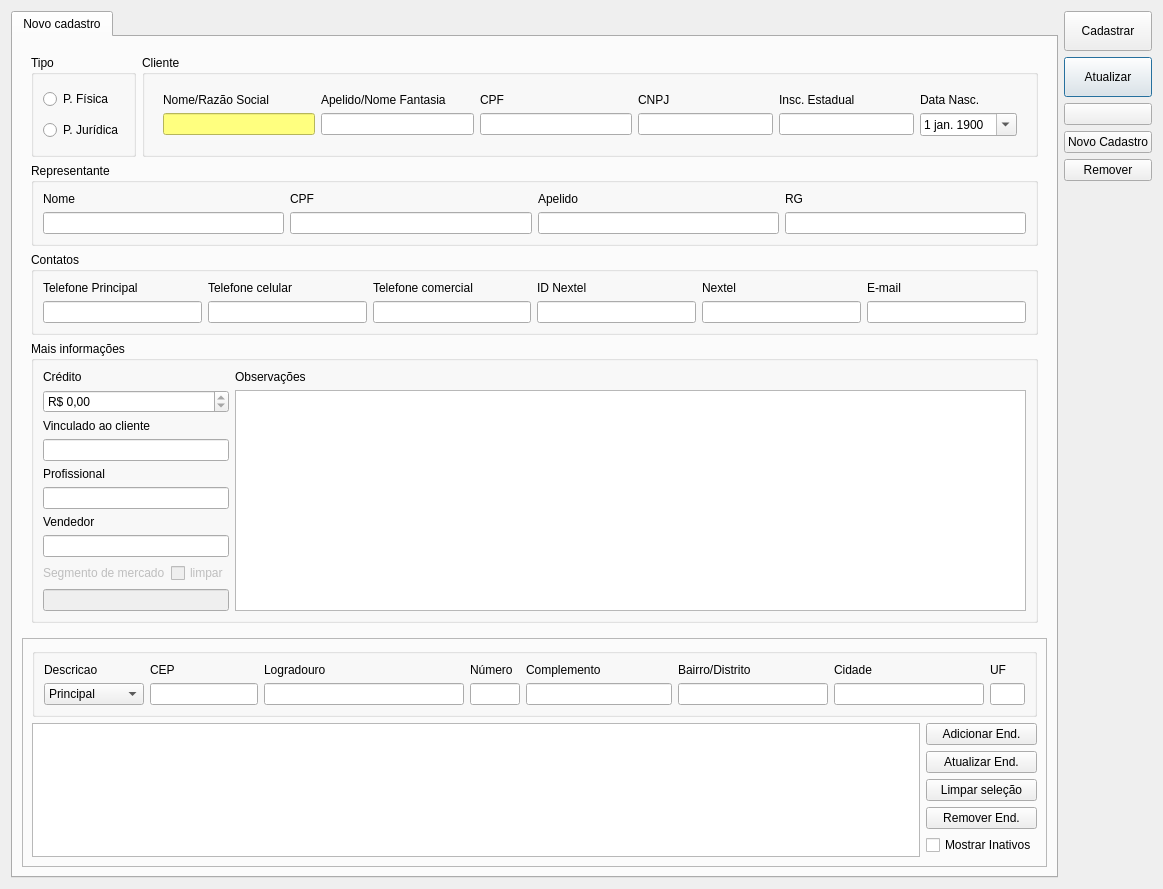
<?xml version="1.0" encoding="UTF-8"?>
<ui version="4.0">
 <class>CadastroCliente</class>
 <widget class="QDialog" name="CadastroCliente">
  <property name="windowModality">
   <enum>Qt::NonModal</enum>
  </property>
  <property name="geometry">
   <rect>
    <x>0</x>
    <y>0</y>
    <width>1163</width>
    <height>865</height>
   </rect>
  </property>
  <property name="windowTitle">
   <string>Cadastro de Clientes</string>
  </property>
  <property name="locale">
   <locale language="Portuguese" country="Brazil"/>
  </property>
  <layout class="QGridLayout" name="gridLayout_14">
   <item row="0" column="1">
    <layout class="QVBoxLayout" name="verticalLayout_3">
     <item>
      <widget class="QPushButton" name="pushButtonCadastrar">
       <property name="minimumSize">
        <size>
         <width>0</width>
         <height>40</height>
        </size>
       </property>
       <property name="text">
        <string>Cadastrar</string>
       </property>
       <property name="autoDefault">
        <bool>false</bool>
       </property>
      </widget>
     </item>
     <item>
      <widget class="QPushButton" name="pushButtonAtualizar">
       <property name="minimumSize">
        <size>
         <width>0</width>
         <height>40</height>
        </size>
       </property>
       <property name="text">
        <string>Atualizar</string>
       </property>
      </widget>
     </item>
     <item>
      <widget class="QPushButton" name="pushButtonBuscar">
       <property name="text">
        <string/>
       </property>
       <property name="icon">
        <iconset resource="../qrs/resources.qrc">
         <normaloff>:/search.png</normaloff>:/search.png</iconset>
       </property>
      </widget>
     </item>
     <item>
      <widget class="QPushButton" name="pushButtonNovoCad">
       <property name="text">
        <string>Novo Cadastro</string>
       </property>
      </widget>
     </item>
     <item>
      <widget class="QPushButton" name="pushButtonRemover">
       <property name="text">
        <string>Remover</string>
       </property>
      </widget>
     </item>
     <item>
      <spacer name="verticalSpacer">
       <property name="orientation">
        <enum>Qt::Vertical</enum>
       </property>
       <property name="sizeHint" stdset="0">
        <size>
         <width>20</width>
         <height>40</height>
        </size>
       </property>
      </spacer>
     </item>
    </layout>
   </item>
   <item row="0" column="0">
    <widget class="QTabWidget" name="tabWidget">
     <property name="currentIndex">
      <number>0</number>
     </property>
     <widget class="QWidget" name="tab">
      <attribute name="title">
       <string>Novo cadastro</string>
      </attribute>
      <layout class="QGridLayout" name="gridLayout_3">
       <item row="0" column="0">
        <widget class="QFrame" name="frame">
         <layout class="QGridLayout" name="gridLayout_15">
          <item row="1" column="0" colspan="4">
           <layout class="QGridLayout" name="gridLayout_5">
            <item row="0" column="1">
             <widget class="QGroupBox" name="groupBoxPJuridica">
              <property name="title">
               <string>Cliente</string>
              </property>
              <property name="checkable">
               <bool>false</bool>
              </property>
              <property name="checked">
               <bool>false</bool>
              </property>
              <layout class="QGridLayout" name="gridLayout_10">
               <item row="1" column="1">
                <widget class="QWidget" name="widgetPJ" native="true">
                 <layout class="QGridLayout" name="gridLayout_13">
                  <item row="0" column="0">
                   <widget class="QLabel" name="labelCliente">
                    <property name="text">
                     <string>Nome/Razão Social</string>
                    </property>
                   </widget>
                  </item>
                  <item row="1" column="0">
                   <widget class="QLineEdit" name="lineEditCliente">
                    <property name="minimumSize">
                     <size>
                      <width>120</width>
                      <height>0</height>
                     </size>
                    </property>
                    <property name="accessibleName">
                     <string>Nome/Razão Social</string>
                    </property>
                    <property name="styleSheet">
                     <string notr="true">background-color: rgb(255, 255, 127);
color: rgb(0, 0, 0);</string>
                    </property>
                   </widget>
                  </item>
                  <item row="0" column="1">
                   <widget class="QLabel" name="label_54">
                    <property name="text">
                     <string>Apelido/Nome Fantasia</string>
                    </property>
                   </widget>
                  </item>
                  <item row="1" column="1">
                   <widget class="QLineEdit" name="lineEditNomeFantasia">
                    <property name="minimumSize">
                     <size>
                      <width>120</width>
                      <height>0</height>
                     </size>
                    </property>
                    <property name="accessibleName">
                     <string>Apelido/Nome Fantasia</string>
                    </property>
                   </widget>
                  </item>
                  <item row="0" column="4">
                   <widget class="QLabel" name="labelInscricaoEstadual">
                    <property name="text">
                     <string>Insc. Estadual</string>
                    </property>
                   </widget>
                  </item>
                  <item row="0" column="3">
                   <widget class="QLabel" name="labelCNPJ">
                    <property name="text">
                     <string>CNPJ</string>
                    </property>
                   </widget>
                  </item>
                  <item row="0" column="2">
                   <widget class="QLabel" name="labelCPF">
                    <property name="text">
                     <string>CPF</string>
                    </property>
                   </widget>
                  </item>
                  <item row="1" column="4">
                   <widget class="QLineEdit" name="lineEditInscEstadual">
                    <property name="minimumSize">
                     <size>
                      <width>100</width>
                      <height>0</height>
                     </size>
                    </property>
                    <property name="maximumSize">
                     <size>
                      <width>135</width>
                      <height>16777215</height>
                     </size>
                    </property>
                    <property name="accessibleName">
                     <string>Insc. Estadual</string>
                    </property>
                   </widget>
                  </item>
                  <item row="1" column="2">
                   <widget class="QLineEdit" name="lineEditCPF">
                    <property name="minimumSize">
                     <size>
                      <width>100</width>
                      <height>0</height>
                     </size>
                    </property>
                    <property name="maximumSize">
                     <size>
                      <width>16777215</width>
                      <height>16777215</height>
                     </size>
                    </property>
                    <property name="accessibleName">
                     <string>CPF</string>
                    </property>
                   </widget>
                  </item>
                  <item row="1" column="3">
                   <widget class="QLineEdit" name="lineEditCNPJ">
                    <property name="minimumSize">
                     <size>
                      <width>100</width>
                      <height>0</height>
                     </size>
                    </property>
                    <property name="maximumSize">
                     <size>
                      <width>135</width>
                      <height>16777215</height>
                     </size>
                    </property>
                    <property name="accessibleName">
                     <string>CNPJ</string>
                    </property>
                   </widget>
                  </item>
                  <item row="1" column="5">
                   <widget class="QDateEdit" name="dateEdit">
                    <property name="accessibleName">
                     <string>Data Nascimento</string>
                    </property>
                    <property name="calendarPopup">
                     <bool>true</bool>
                    </property>
                    <property name="date">
                     <date>
                      <year>1900</year>
                      <month>1</month>
                      <day>1</day>
                     </date>
                    </property>
                   </widget>
                  </item>
                  <item row="0" column="5">
                   <widget class="QLabel" name="labelDataNasc">
                    <property name="text">
                     <string>Data Nasc.</string>
                    </property>
                   </widget>
                  </item>
                 </layout>
                </widget>
               </item>
              </layout>
             </widget>
            </item>
            <item row="0" column="0">
             <widget class="QGroupBox" name="groupBoxPFPJ">
              <property name="title">
               <string>Tipo</string>
              </property>
              <layout class="QVBoxLayout" name="verticalLayout_4">
               <item>
                <widget class="QRadioButton" name="radioButtonPF">
                 <property name="accessibleName">
                  <string>Pessoa Física</string>
                 </property>
                 <property name="text">
                  <string>P. Física</string>
                 </property>
                </widget>
               </item>
               <item>
                <widget class="QRadioButton" name="radioButtonPJ">
                 <property name="accessibleName">
                  <string>Pessoa Jurídica</string>
                 </property>
                 <property name="text">
                  <string>P. Jurídica</string>
                 </property>
                </widget>
               </item>
              </layout>
             </widget>
            </item>
            <item row="1" column="0" colspan="2">
             <widget class="QGroupBox" name="groupBoxDadosPessoais">
              <property name="title">
               <string>Representante</string>
              </property>
              <layout class="QGridLayout" name="gridLayout_2">
               <item row="0" column="2">
                <widget class="QLabel" name="labelCPFContato">
                 <property name="text">
                  <string>CPF</string>
                 </property>
                </widget>
               </item>
               <item row="0" column="5">
                <widget class="QLabel" name="label_1">
                 <property name="text">
                  <string>RG</string>
                 </property>
                </widget>
               </item>
               <item row="1" column="2">
                <widget class="QLineEdit" name="lineEditContatoCPF">
                 <property name="minimumSize">
                  <size>
                   <width>100</width>
                   <height>0</height>
                  </size>
                 </property>
                 <property name="maximumSize">
                  <size>
                   <width>16777215</width>
                   <height>16777215</height>
                  </size>
                 </property>
                 <property name="accessibleName">
                  <string>CPF Representante</string>
                 </property>
                </widget>
               </item>
               <item row="0" column="4">
                <widget class="QLabel" name="labelApelido">
                 <property name="text">
                  <string>Apelido</string>
                 </property>
                </widget>
               </item>
               <item row="0" column="1">
                <widget class="QLabel" name="labelNome">
                 <property name="text">
                  <string>Nome</string>
                 </property>
                </widget>
               </item>
               <item row="1" column="4">
                <widget class="QLineEdit" name="lineEditContatoApelido">
                 <property name="minimumSize">
                  <size>
                   <width>100</width>
                   <height>0</height>
                  </size>
                 </property>
                 <property name="maximumSize">
                  <size>
                   <width>16777215</width>
                   <height>16777215</height>
                  </size>
                 </property>
                 <property name="accessibleName">
                  <string>Apelido Representante</string>
                 </property>
                </widget>
               </item>
               <item row="1" column="5">
                <widget class="QLineEdit" name="lineEditContatoRG">
                 <property name="minimumSize">
                  <size>
                   <width>70</width>
                   <height>0</height>
                  </size>
                 </property>
                 <property name="maximumSize">
                  <size>
                   <width>16777215</width>
                   <height>16777215</height>
                  </size>
                 </property>
                 <property name="accessibleName">
                  <string>RG Representante</string>
                 </property>
                </widget>
               </item>
               <item row="1" column="1">
                <widget class="QLineEdit" name="lineEditContatoNome">
                 <property name="minimumSize">
                  <size>
                   <width>200</width>
                   <height>0</height>
                  </size>
                 </property>
                 <property name="toolTip">
                  <string/>
                 </property>
                 <property name="accessibleName">
                  <string>Nome Representante</string>
                 </property>
                </widget>
               </item>
              </layout>
             </widget>
            </item>
            <item row="2" column="0" colspan="2">
             <widget class="QGroupBox" name="groupBoxContatos">
              <property name="title">
               <string>Contatos</string>
              </property>
              <layout class="QGridLayout" name="gridLayout_4">
               <item row="1" column="1">
                <widget class="LineEditTel" name="lineEditTel_Cel">
                 <property name="minimumSize">
                  <size>
                   <width>100</width>
                   <height>0</height>
                  </size>
                 </property>
                 <property name="accessibleName">
                  <string>Telefone Celular</string>
                 </property>
                </widget>
               </item>
               <item row="0" column="4">
                <widget class="QLabel" name="label_14">
                 <property name="text">
                  <string>ID Nextel</string>
                 </property>
                </widget>
               </item>
               <item row="0" column="5">
                <widget class="QLabel" name="label">
                 <property name="text">
                  <string>Nextel</string>
                 </property>
                </widget>
               </item>
               <item row="0" column="6">
                <widget class="QLabel" name="label_3">
                 <property name="text">
                  <string>E-mail</string>
                 </property>
                </widget>
               </item>
               <item row="0" column="0">
                <widget class="QLabel" name="label_18">
                 <property name="text">
                  <string>Telefone Principal</string>
                 </property>
                </widget>
               </item>
               <item row="1" column="0">
                <widget class="LineEditTel" name="lineEditTel_Res">
                 <property name="minimumSize">
                  <size>
                   <width>100</width>
                   <height>0</height>
                  </size>
                 </property>
                 <property name="accessibleName">
                  <string>Telefone Principal</string>
                 </property>
                </widget>
               </item>
               <item row="0" column="2">
                <widget class="QLabel" name="label_20">
                 <property name="text">
                  <string>Telefone comercial</string>
                 </property>
                </widget>
               </item>
               <item row="0" column="1">
                <widget class="QLabel" name="label_19">
                 <property name="text">
                  <string>Telefone celular</string>
                 </property>
                </widget>
               </item>
               <item row="1" column="5">
                <widget class="LineEditTel" name="lineEditNextel">
                 <property name="minimumSize">
                  <size>
                   <width>100</width>
                   <height>0</height>
                  </size>
                 </property>
                 <property name="accessibleName">
                  <string>Nextel</string>
                 </property>
                </widget>
               </item>
               <item row="1" column="2">
                <widget class="LineEditTel" name="lineEditTel_Com">
                 <property name="minimumSize">
                  <size>
                   <width>100</width>
                   <height>0</height>
                  </size>
                 </property>
                 <property name="accessibleName">
                  <string>Telefone Comercial</string>
                 </property>
                </widget>
               </item>
               <item row="1" column="4">
                <widget class="QLineEdit" name="lineEditIdNextel">
                 <property name="minimumSize">
                  <size>
                   <width>100</width>
                   <height>0</height>
                  </size>
                 </property>
                 <property name="accessibleName">
                  <string>ID Nextel</string>
                 </property>
                </widget>
               </item>
               <item row="1" column="6">
                <widget class="QLineEdit" name="lineEditEmail">
                 <property name="minimumSize">
                  <size>
                   <width>120</width>
                   <height>0</height>
                  </size>
                 </property>
                 <property name="accessibleName">
                  <string>E-mail</string>
                 </property>
                 <property name="inputMethodHints">
                  <set>Qt::ImhEmailCharactersOnly</set>
                 </property>
                </widget>
               </item>
              </layout>
             </widget>
            </item>
            <item row="3" column="0" colspan="2">
             <widget class="QGroupBox" name="groupBoxMaisInfo">
              <property name="enabled">
               <bool>true</bool>
              </property>
              <property name="title">
               <string>Mais informações</string>
              </property>
              <layout class="QGridLayout" name="gridLayout">
               <item row="0" column="0">
                <layout class="QGridLayout" name="gridLayout_11">
                 <item row="3" column="0" colspan="2">
                  <widget class="ItemBox" name="itemBoxCliente">
                   <property name="accessibleName">
                    <string>Cliente Vinculado</string>
                   </property>
                  </widget>
                 </item>
                 <item row="7" column="0" colspan="2">
                  <widget class="ItemBox" name="itemBoxVendedor">
                   <property name="accessibleName">
                    <string>Vendedor</string>
                   </property>
                  </widget>
                 </item>
                 <item row="5" column="0" colspan="2">
                  <widget class="ItemBox" name="itemBoxProfissional">
                   <property name="accessibleName">
                    <string>Profissional</string>
                   </property>
                  </widget>
                 </item>
                 <item row="8" column="1">
                  <widget class="QCheckBox" name="checkBox_4">
                   <property name="enabled">
                    <bool>false</bool>
                   </property>
                   <property name="text">
                    <string>limpar</string>
                   </property>
                  </widget>
                 </item>
                 <item row="9" column="0" colspan="2">
                  <widget class="QLineEdit" name="lineEditSegmento">
                   <property name="enabled">
                    <bool>false</bool>
                   </property>
                   <property name="accessibleName">
                    <string>Segmento de Mercado</string>
                   </property>
                  </widget>
                 </item>
                 <item row="8" column="0">
                  <widget class="QLabel" name="label_44">
                   <property name="enabled">
                    <bool>false</bool>
                   </property>
                   <property name="text">
                    <string>Segmento de mercado</string>
                   </property>
                  </widget>
                 </item>
                 <item row="1" column="0" colspan="2">
                  <widget class="QDoubleSpinBox" name="doubleSpinBoxCredito">
                   <property name="readOnly">
                    <bool>true</bool>
                   </property>
                   <property name="prefix">
                    <string>R$ </string>
                   </property>
                   <property name="maximum">
                    <double>99999.990000000005239</double>
                   </property>
                  </widget>
                 </item>
                 <item row="6" column="0" colspan="2">
                  <widget class="QLabel" name="label_41">
                   <property name="text">
                    <string>Vendedor</string>
                   </property>
                  </widget>
                 </item>
                 <item row="4" column="0" colspan="2">
                  <widget class="QLabel" name="label_42">
                   <property name="text">
                    <string>Profissional</string>
                   </property>
                  </widget>
                 </item>
                 <item row="2" column="0" colspan="2">
                  <widget class="QLabel" name="label_43">
                   <property name="text">
                    <string>Vinculado ao cliente</string>
                   </property>
                  </widget>
                 </item>
                 <item row="0" column="0" colspan="2">
                  <widget class="QLabel" name="label_2">
                   <property name="text">
                    <string>Crédito</string>
                   </property>
                  </widget>
                 </item>
                </layout>
               </item>
               <item row="0" column="1">
                <layout class="QVBoxLayout" name="verticalLayout_2">
                 <item>
                  <widget class="QLabel" name="label_40">
                   <property name="text">
                    <string>Observações</string>
                   </property>
                  </widget>
                 </item>
                 <item>
                  <widget class="QTextEdit" name="textEditObservacoes">
                   <property name="accessibleName">
                    <string>Observações</string>
                   </property>
                   <property name="textInteractionFlags">
                    <set>Qt::LinksAccessibleByKeyboard|Qt::LinksAccessibleByMouse|Qt::TextBrowserInteraction|Qt::TextEditable|Qt::TextEditorInteraction|Qt::TextSelectableByKeyboard|Qt::TextSelectableByMouse</set>
                   </property>
                  </widget>
                 </item>
                </layout>
               </item>
              </layout>
             </widget>
            </item>
           </layout>
          </item>
         </layout>
        </widget>
       </item>
       <item row="1" column="0">
        <widget class="QFrame" name="frame_2">
         <property name="frameShape">
          <enum>QFrame::StyledPanel</enum>
         </property>
         <property name="frameShadow">
          <enum>QFrame::Raised</enum>
         </property>
         <layout class="QGridLayout" name="gridLayout_21">
          <item row="1" column="0">
           <widget class="TableView" name="tableEndereco">
            <property name="mouseTracking">
             <bool>true</bool>
            </property>
            <property name="sizeAdjustPolicy">
             <enum>QAbstractScrollArea::AdjustToContents</enum>
            </property>
            <property name="editTriggers">
             <set>QAbstractItemView::NoEditTriggers</set>
            </property>
            <property name="tabKeyNavigation">
             <bool>false</bool>
            </property>
            <property name="alternatingRowColors">
             <bool>true</bool>
            </property>
            <property name="selectionMode">
             <enum>QAbstractItemView::SingleSelection</enum>
            </property>
            <property name="selectionBehavior">
             <enum>QAbstractItemView::SelectRows</enum>
            </property>
            <attribute name="horizontalHeaderStretchLastSection">
             <bool>false</bool>
            </attribute>
           </widget>
          </item>
          <item row="0" column="0" colspan="2">
           <widget class="QGroupBox" name="groupBoxEndereco">
            <property name="title">
             <string/>
            </property>
            <layout class="QGridLayout" name="gridLayout_22">
             <item row="1" column="5">
              <widget class="QLineEdit" name="lineEditBairro">
               <property name="minimumSize">
                <size>
                 <width>150</width>
                 <height>0</height>
                </size>
               </property>
               <property name="accessibleName">
                <string>Bairro</string>
               </property>
              </widget>
             </item>
             <item row="1" column="6">
              <widget class="QLineEdit" name="lineEditCidade">
               <property name="minimumSize">
                <size>
                 <width>150</width>
                 <height>0</height>
                </size>
               </property>
               <property name="accessibleName">
                <string>Cidade</string>
               </property>
              </widget>
             </item>
             <item row="1" column="7">
              <widget class="QLineEdit" name="lineEditUF">
               <property name="minimumSize">
                <size>
                 <width>35</width>
                 <height>0</height>
                </size>
               </property>
               <property name="maximumSize">
                <size>
                 <width>20</width>
                 <height>16777215</height>
                </size>
               </property>
               <property name="accessibleName">
                <string>UF</string>
               </property>
              </widget>
             </item>
             <item row="1" column="4">
              <widget class="QLineEdit" name="lineEditComp">
               <property name="minimumSize">
                <size>
                 <width>75</width>
                 <height>0</height>
                </size>
               </property>
               <property name="maximumSize">
                <size>
                 <width>16777215</width>
                 <height>16777215</height>
                </size>
               </property>
               <property name="accessibleName">
                <string>Complemento</string>
               </property>
               <property name="styleSheet">
                <string notr="true"/>
               </property>
              </widget>
             </item>
             <item row="1" column="3">
              <widget class="QLineEdit" name="lineEditNro">
               <property name="minimumSize">
                <size>
                 <width>50</width>
                 <height>0</height>
                </size>
               </property>
               <property name="maximumSize">
                <size>
                 <width>40</width>
                 <height>16777215</height>
                </size>
               </property>
               <property name="accessibleName">
                <string>Número</string>
               </property>
              </widget>
             </item>
             <item row="1" column="2">
              <widget class="QLineEdit" name="lineEditLogradouro">
               <property name="minimumSize">
                <size>
                 <width>200</width>
                 <height>0</height>
                </size>
               </property>
               <property name="accessibleName">
                <string>Logradouro</string>
               </property>
              </widget>
             </item>
             <item row="1" column="1">
              <widget class="LineEditCEP" name="lineEditCEP">
               <property name="sizePolicy">
                <sizepolicy hsizetype="Minimum" vsizetype="Fixed">
                 <horstretch>0</horstretch>
                 <verstretch>0</verstretch>
                </sizepolicy>
               </property>
               <property name="minimumSize">
                <size>
                 <width>75</width>
                 <height>0</height>
                </size>
               </property>
               <property name="maximumSize">
                <size>
                 <width>16777215</width>
                 <height>16777215</height>
                </size>
               </property>
               <property name="toolTip">
                <string>&lt;html&gt;&lt;head/&gt;&lt;body&gt;&lt;p&gt;O sistema preenche o endereço automaticamente a partir do CEP&lt;/p&gt;&lt;/body&gt;&lt;/html&gt;</string>
               </property>
               <property name="accessibleName">
                <string>CEP</string>
               </property>
              </widget>
             </item>
             <item row="1" column="0">
              <widget class="QComboBox" name="comboBoxTipoEnd">
               <property name="minimumSize">
                <size>
                 <width>100</width>
                 <height>0</height>
                </size>
               </property>
               <item>
                <property name="text">
                 <string>Principal</string>
                </property>
               </item>
               <item>
                <property name="text">
                 <string>Faturamento</string>
                </property>
               </item>
               <item>
                <property name="text">
                 <string>Entrega</string>
                </property>
               </item>
              </widget>
             </item>
             <item row="0" column="6">
              <widget class="QLabel" name="labelCidade">
               <property name="text">
                <string>Cidade</string>
               </property>
              </widget>
             </item>
             <item row="0" column="1">
              <widget class="QLabel" name="labelCEP">
               <property name="text">
                <string>CEP</string>
               </property>
              </widget>
             </item>
             <item row="0" column="0">
              <widget class="QLabel" name="labelDescricao">
               <property name="text">
                <string>Descricao</string>
               </property>
              </widget>
             </item>
             <item row="0" column="2">
              <widget class="QLabel" name="labelEndereco">
               <property name="text">
                <string>Logradouro</string>
               </property>
              </widget>
             </item>
             <item row="0" column="5">
              <widget class="QLabel" name="labelBairro">
               <property name="text">
                <string>Bairro/Distrito</string>
               </property>
              </widget>
             </item>
             <item row="0" column="3">
              <widget class="QLabel" name="labelNro">
               <property name="text">
                <string>Número</string>
               </property>
              </widget>
             </item>
             <item row="0" column="4">
              <widget class="QLabel" name="labelComp">
               <property name="text">
                <string>Complemento</string>
               </property>
              </widget>
             </item>
             <item row="0" column="7">
              <widget class="QLabel" name="labelUF">
               <property name="text">
                <string>UF</string>
               </property>
              </widget>
             </item>
            </layout>
           </widget>
          </item>
          <item row="1" column="1">
           <layout class="QVBoxLayout" name="verticalLayout">
            <item>
             <widget class="QPushButton" name="pushButtonAdicionarEnd">
              <property name="text">
               <string>Adicionar End.</string>
              </property>
             </widget>
            </item>
            <item>
             <widget class="QPushButton" name="pushButtonAtualizarEnd">
              <property name="text">
               <string>Atualizar End.</string>
              </property>
             </widget>
            </item>
            <item>
             <widget class="QPushButton" name="pushButtonEndLimpar">
              <property name="text">
               <string>Limpar seleção</string>
              </property>
             </widget>
            </item>
            <item>
             <widget class="QPushButton" name="pushButtonRemoverEnd">
              <property name="text">
               <string>Remover End.</string>
              </property>
             </widget>
            </item>
            <item>
             <widget class="QCheckBox" name="checkBoxMostrarInativos">
              <property name="text">
               <string>Mostrar Inativos</string>
              </property>
              <property name="checkable">
               <bool>true</bool>
              </property>
             </widget>
            </item>
            <item>
             <spacer name="verticalSpacer_3">
              <property name="orientation">
               <enum>Qt::Vertical</enum>
              </property>
              <property name="sizeHint" stdset="0">
               <size>
                <width>20</width>
                <height>40</height>
               </size>
              </property>
             </spacer>
            </item>
           </layout>
          </item>
         </layout>
        </widget>
       </item>
      </layout>
     </widget>
    </widget>
   </item>
  </layout>
 </widget>
 <customwidgets>
  <customwidget>
   <class>TableView</class>
   <extends>QTableView</extends>
   <header>src/tableview.h</header>
  </customwidget>
  <customwidget>
   <class>LineEditCEP</class>
   <extends>QLineEdit</extends>
   <header>src/lineeditcep.h</header>
  </customwidget>
  <customwidget>
   <class>LineEditTel</class>
   <extends>QLineEdit</extends>
   <header>src/lineedittel.h</header>
  </customwidget>
  <customwidget>
   <class>ItemBox</class>
   <extends>QLineEdit</extends>
   <header>src/itembox.h</header>
  </customwidget>
 </customwidgets>
 <tabstops>
  <tabstop>radioButtonPF</tabstop>
  <tabstop>radioButtonPJ</tabstop>
  <tabstop>lineEditCliente</tabstop>
  <tabstop>lineEditNomeFantasia</tabstop>
  <tabstop>lineEditCPF</tabstop>
  <tabstop>lineEditCNPJ</tabstop>
  <tabstop>lineEditInscEstadual</tabstop>
  <tabstop>lineEditContatoNome</tabstop>
  <tabstop>lineEditContatoCPF</tabstop>
  <tabstop>lineEditContatoApelido</tabstop>
  <tabstop>lineEditContatoRG</tabstop>
  <tabstop>lineEditTel_Res</tabstop>
  <tabstop>lineEditTel_Cel</tabstop>
  <tabstop>lineEditTel_Com</tabstop>
  <tabstop>lineEditIdNextel</tabstop>
  <tabstop>lineEditNextel</tabstop>
  <tabstop>lineEditEmail</tabstop>
  <tabstop>itemBoxCliente</tabstop>
  <tabstop>itemBoxProfissional</tabstop>
  <tabstop>itemBoxVendedor</tabstop>
  <tabstop>lineEditSegmento</tabstop>
  <tabstop>checkBox_4</tabstop>
  <tabstop>textEditObservacoes</tabstop>
  <tabstop>pushButtonCadastrar</tabstop>
  <tabstop>pushButtonAtualizar</tabstop>
  <tabstop>pushButtonBuscar</tabstop>
  <tabstop>pushButtonNovoCad</tabstop>
  <tabstop>pushButtonRemover</tabstop>
  <tabstop>tabWidget</tabstop>
 </tabstops>
 <resources>
  <include location="../qrs/resources.qrc"/>
 </resources>
 <connections/>
</ui>
